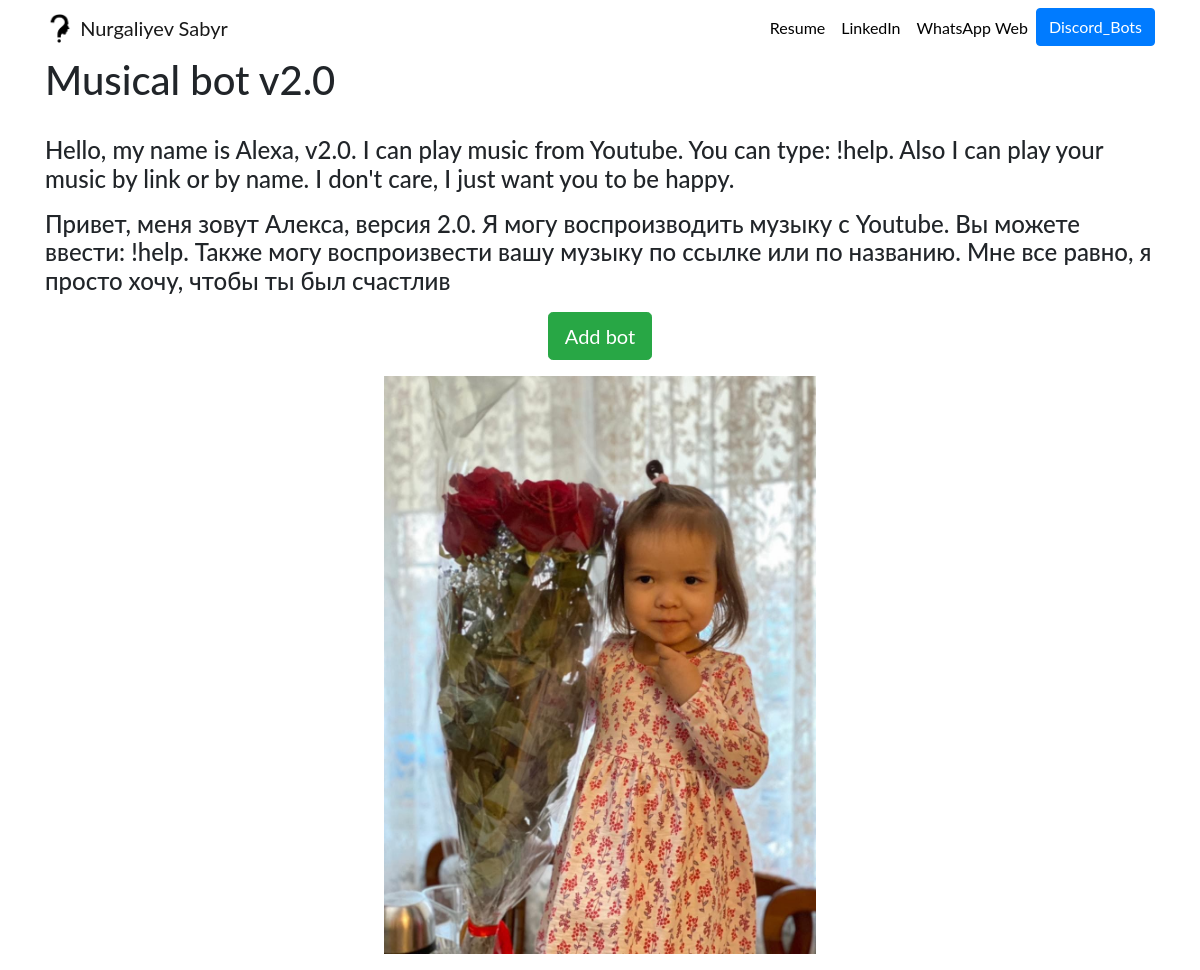
Page /discord_bot/8 on the committed database.
### discord_bot/models.py (models this page shows, shortened)
class Discord_bot(models.Model):
    title = models.CharField(max_length=200)
    description = models.TextField()
    date = models.DateField()
    image = models.ImageField(upload_to="discord_bot/images", default="C:/Users/constantion/Downloads/Telegram Desktop/photo_2022-01-13_08-56-10.jpg")
    url = models.URLField(blank=True)
    link = models.URLField(blank=True)

### discord_bot/views.py (the view)
# urls.py: path('<int:discord_id>', views.detail, name='detail'),
def detail(request, discord_id):
    discord_bot = get_object_or_404(Discord_bot, pk=discord_id)
    return render(request, 'discord_bot/detail.html', {'discord_bot':discord_bot})

### discord_bot/templates/discord_bot/detail.html
{% extends 'portfolio/base.html' %}
{% block content %}
<h1>{{ discord_bot.title }} </h1>
<br>
    <h4>{{ discord_bot.description|safe }}</h4>
    <div class ="container text-center">
<a href="{{ discord_bot.link }}" class="btn btn-success btn-lg">Add bot</a>
        <div class="row justify-content-center my-3">
            <div
                    class="col-5">
    <img src =" {{ discord_bot.image.url }}" class="img-fluid" =>
                  </div>
        </div>
{% endblock %}

### portfolio/static/portfolio/custom.css (style rules this page uses)
body { font-family: 'Lato', sans-serif; }

### rows in the picture
Discord_bot: title "Musical bot v2.0", description "Hello, my name is Alexa, v2.0. I can play music from Youtube. You can type: !help. Also I can play your music by link or by name. I don't care, I just want you to be happy. Привет, меня зовут Алекса, версия 2.0. Я могу воспроизводить музыку с Youtube. Вы можете ввести: !help. Также могу воспроизвести вашу музыку по ссылке или по названию. Мне все равно, я просто хочу, чтобы ты был счастлив", image (picture)
